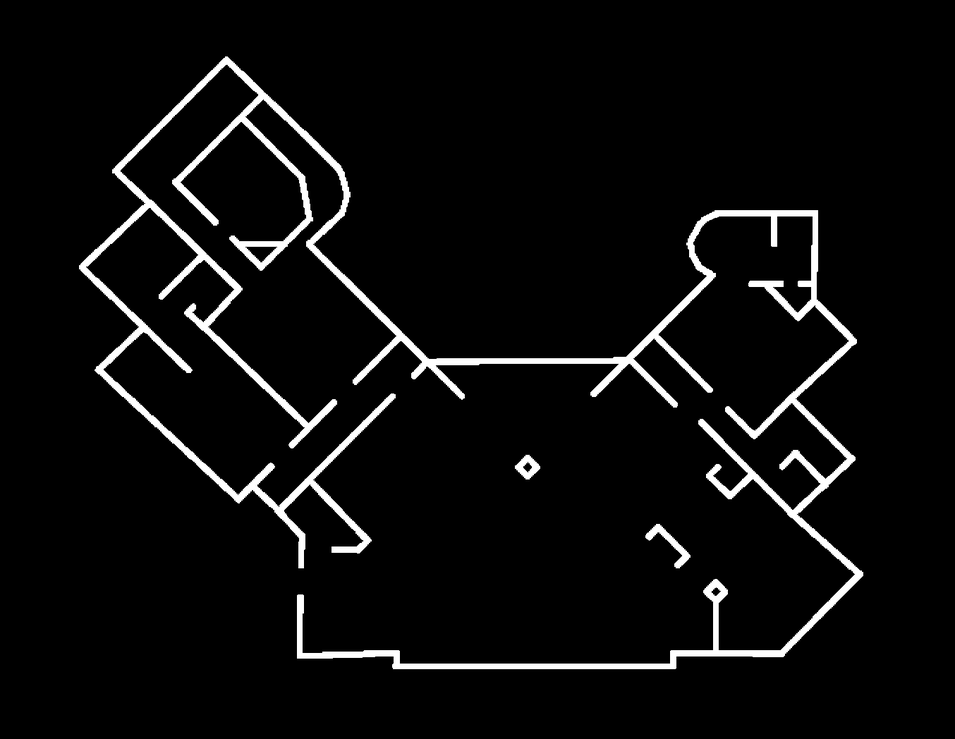
#> input picture ros2_ws/Occupancy Maps/white_walls_occupancy_map.png, 955 x 739 px, shrunk from 1354 x 1048 before the run
$ python dilation.py
#> lines starting #> are read from the running program, lines starting #| are printed output that depends on the picture
import numpy as np
import cv2
import matplotlib.pyplot as plt

img_path = 'white_walls_occupancy_map.png'
binary_map = cv2.imread(img_path)
#> binary_map is the input picture: shape (739, 955, 3); min 0, max 255, mean 12
# Define the robot's radius in pixels (convert from meters if needed)
robot_diagonal_distance = ((0.4 ** 2) + (0.36 ** 2)) ** 0.5
robot_radius_meters = robot_diagonal_distance / 2
robot_radius_pixels = 20 * robot_radius_meters  # 10px/m *

kernel_size = int(robot_radius_pixels)
kernel_size = max(1, kernel_size)

# Create a circular kernel for dilation
kernel = cv2.getStructuringElement(cv2.MORPH_ELLIPSE, (2 * kernel_size, 2 * kernel_size))

# Dilate the map
dilated_map = cv2.dilate(binary_map, kernel)
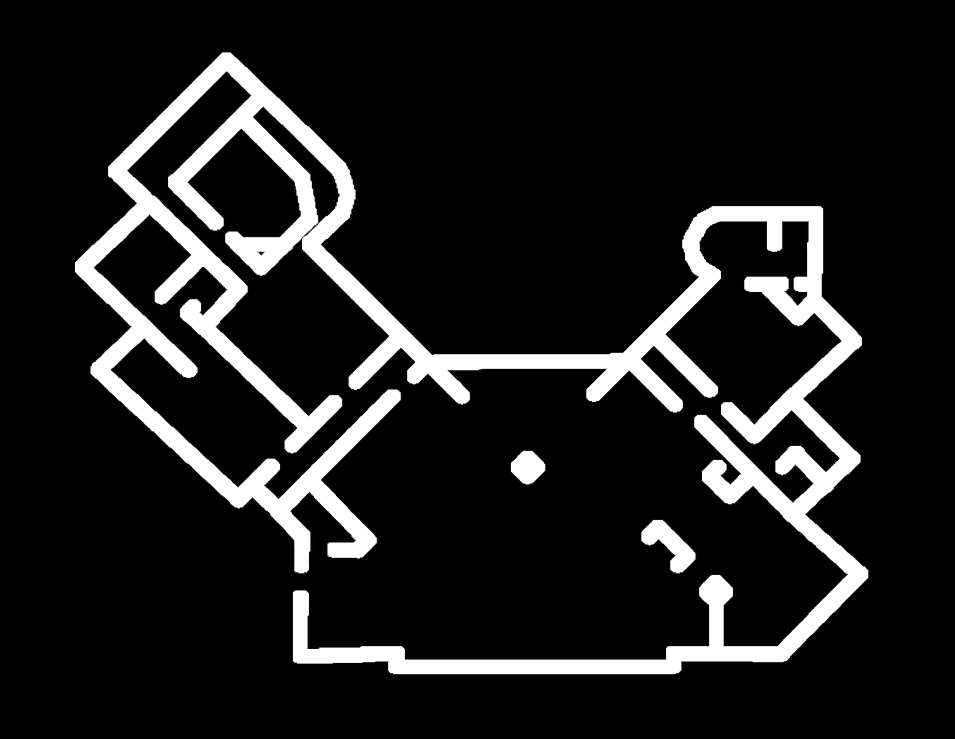
#> dilated_map: shape (739, 955, 3); min 0, max 255, mean 30.1

# Display the dilated occupancy map
plt.imshow(dilated_map, cmap='gray')
plt.title("Dilated Occupancy Map")
plt.show()

# Save the dilated occupancy map
cv2.imwrite('dilated_occupancy_map.png', dilated_map)
print("Dilated occupancy map saved as dilated_occupancy_map.png")
